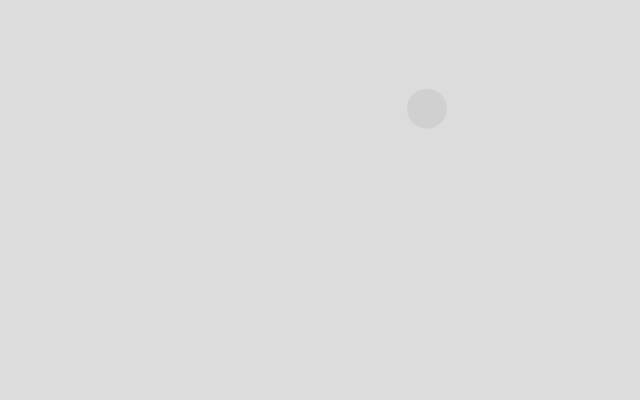
Frame 1 (no input)
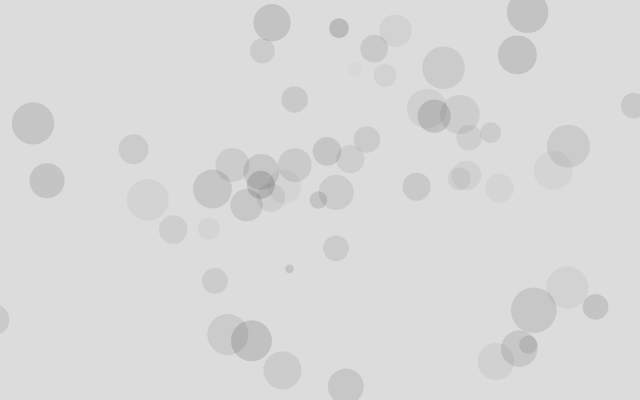
Frame 60 (no input)
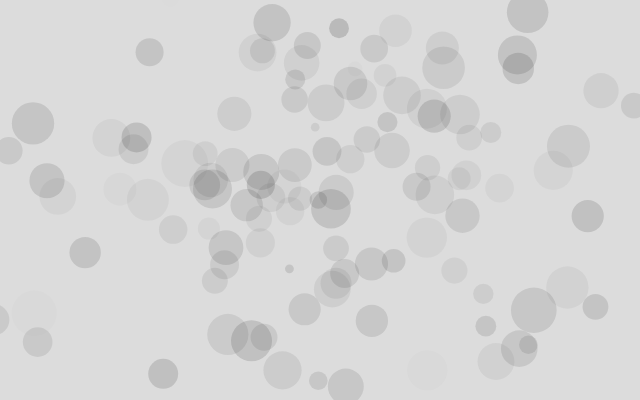
Frame 120 (the mouse pressed at the canvas centre since frame 60)

The p5.js sketch that drew these frames (run headless with seeded random() and noise() and a simulated clock; from frame 60 on, the mouse is pressed at the canvas centre):

// p5.js sketch
// ── sketch.js
function setup() {
  createCanvas(640, 400);
  background(220)
}

function draw() {
  // background(220);

  x = randomGaussian(width/2, width/4);
  y = randomGaussian(height/2, height/4);
  size = randomGaussian(30, 8);
  transperancy = randomGaussian(20, 8);

  noStroke();
  fill(0, transperancy);
  circle(x, y, size)
}
// ── style.css
html, body {
  margin: 0;
  padding: 0;
  background-color: #0a0a0a;
}

canvas {
  display: block;
}
